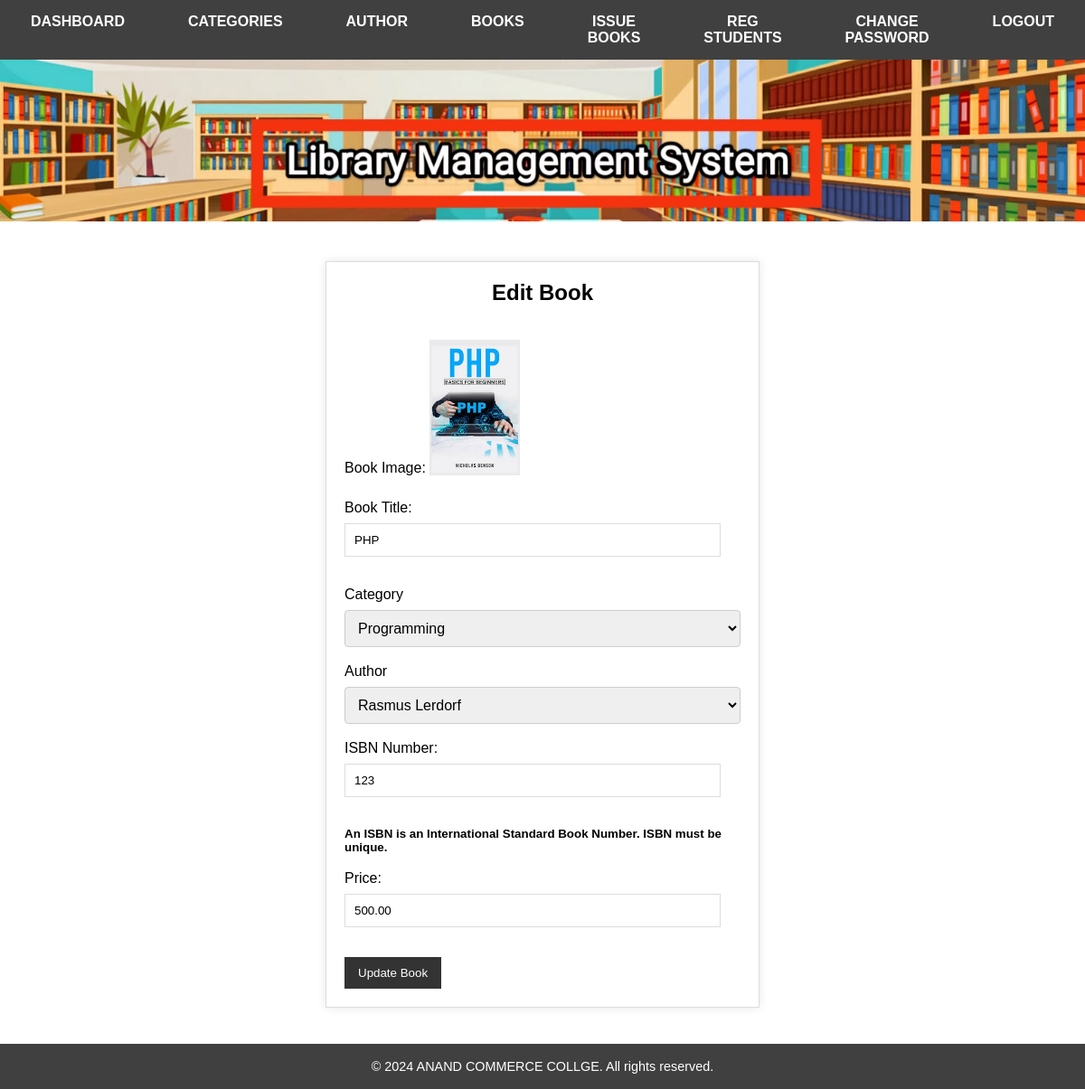
/admin/edit_book.php?edi=1, run on the app's committed database.
### tables this page shows
CREATE TABLE `addbooks` (
  `id` int(11) NOT NULL,
  `BookName` varchar(255) NOT NULL,
  `CatId` int(11) NOT NULL,
  `AuthorId` int(11) NOT NULL,
  `ISBNNumber` varchar(25) NOT NULL,
  `BookPrice` decimal(10,2) NOT NULL,
  `bookImage` varchar(250) NOT NULL,
  `isIssued` int(1) NOT NULL,
  `RegDate` timestamp NOT NULL DEFAULT current_timestamp(),
  `pdate` date NOT NULL
);

CREATE TABLE `category` (
  `cid` int(10) NOT NULL,
  `catename` varchar(50) NOT NULL,
  `reg_date` datetime NOT NULL DEFAULT current_timestamp()
);

CREATE TABLE `author` (
  `aid` int(10) NOT NULL,
  `author_name` varchar(50) NOT NULL,
  `reg_date` datetime NOT NULL DEFAULT current_timestamp()
);

### admin/edit_book.php (the view, shortened to what this page needs)
<?php
    $conn = mysqli_connect("localhost", "root", "", "proj_libraryy");
?>
<!DOCTYPE html>
<html lang="en">
<head>
    <link href="../StyleSheet.css" rel="stylesheet" type="text/css" />
</head>
<body>
    <?php
        include("adminbar.php");
    ?>
    <div class="signup-form">
        <h2 align="center">Edit Book</h2>
        <form role="form" method="POST" onsubmit="return validateForm()">
            <?php
                $bookid = intval($_GET['edi']);
                $sql = "SELECT addbooks.id, addbooks.BookName, category.catename, category.cid, author.author_name, author.aid, addbooks.ISBNNumber, addbooks.BookPrice, addbooks.bookImage FROM addbooks JOIN author ON author.aid = addbooks.AuthorId JOIN category ON category.cid = addbooks.CatId WHERE addbooks.id='$bookid'";
                $results = mysqli_query($conn, $sql);
                if (mysqli_num_rows($results) > 0) {
                    foreach ($results as $result) {
            ?>
            <br> <label for="image">Book Image:</label>
            <img src="<?php echo htmlentities($result['bookImage']); ?>" width="100px"><br>
            <br> <label for="title">Book Title:</label>
            <input type="text" id="title" name="title" value="<?php echo htmlentities($result['BookName']); ?>">
            <div id="title-error" class="error-message"></div><br>
            <div class="form-group">
                <label for="catagory">Category</label>
                <select class="form-control" name="catagory" required="required">
                    <option value="<?php echo htmlentities($result['cid']);?>">
                        <?php echo htmlentities($catname = $result['catename']); ?>
                    </option>
                </select>
            </div><br>
            <div class="form-group">
                <label for="author">Author</label>
                <select class="form-control" name="author" required="required">
                    <option value="<?php echo htmlentities($result['aid']);?>">
                        <?php echo htmlentities($author_name = $result['author_name']); ?>
                    </option>
                </select>
            </div>
            <br> <label for="isbn">ISBN Number:</label>
            <input type="text" id="isbn" name="isbn" value="<?php echo htmlentities($result['ISBNNumber']); ?>">
            <div id="isbn-error" class="error-message"></div><br>
            <small><B><p>An ISBN is an International Standard Book Number. ISBN must be unique.</p></B></small>
            <br> <label for="Price">Price:</label>
            <input type="text" id="Price" name="price" value="<?php echo htmlentities($result['BookPrice']); ?>">
            <div id="price-error" class="error-message"></div><br>
            <?php }} ?>
            <button type="submit" name="updatese">Update Book</button>
        </form>
    </div>
    <?php
        include("hedfoot/footer.php");
    ?>
</body>
</html>

### StyleSheet.css (style rules this page uses)
* { margin: 0; padding: 0; box-sizing: border-box; }
body { font-family: Arial, sans-serif; display: flex; flex-direction: column; min-height: 100vh; }
label { display: block; margin-bottom: 8px; }
input { width: calc(100% - 22px); padding: 10px; margin-bottom: 10px; border: 1px solid #ddd; }
button { padding: 10px 15px; background-color: #333; color: #fff; border: none; cursor: pointer; }
.signup-form { margin: 40px auto; padding: 20px; border: 1px solid #ddd; background-color: #fff; width: 40%; box-shadow: 0 0 10px rgba(0, 0, 0, 0.1); display: fixed; flex-direction: column; align-items: left; text-align: left; }
.form-group input, .form-group select { width: 100%; padding: 10px; border: 1px solid #ccc; border-radius: 4px; font-size: 16px; }
h2 { margin-bottom: 20px; }

### admin/edit_book.php (style rules this page uses)
.signup-form label, .signup-form button { display: inline-block; vertical-align: middle; gap: 30px; }

### data on the page
addbooks: bookImage (picture), title "PHP", catagory "Programming", author "Rasmus Lerdorf", isbn "123", price "500.00"
